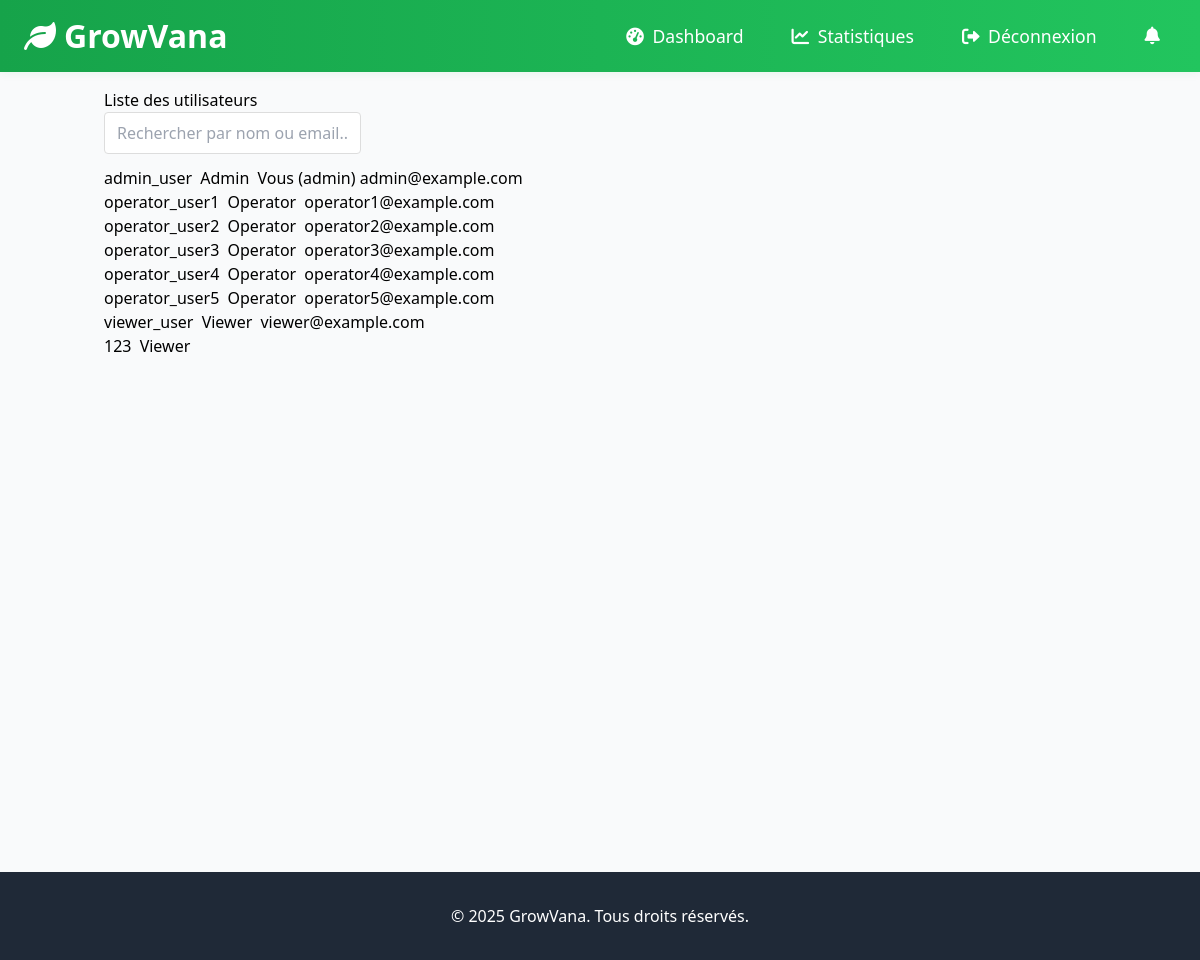
/dashboard/admin/users/ (signed in), run on the app's committed database.
### users/models.py (models this page shows, shortened)
class CustomUser(AbstractUser):
    ROLE_CHOICES = (
        ('admin', 'Admin'),
        ('operator', 'Operator'),
        ('viewer', 'Viewer'),
    )
    role = models.CharField(max_length=20, choices=ROLE_CHOICES, default='viewer')
    groups = models.ManyToManyField(
        'auth.Group',
        verbose_name='groups',
        blank=True,
        help_text='The groups this user belongs to. A user will get all permissions granted to each of their groups.',
        related_name="customuser_set",
        related_query_name="user",
    )
    user_permissions = models.ManyToManyField(
        'auth.Permission',
        verbose_name='user permissions',
        blank=True,
        help_text='Specific permissions for this user.',
        related_name="customuser_set",
        related_query_name="user",
    )

### dashboard/views.py (the view)
# urls.py: path('admin/users/', views.admin_user_list, name='admin_user_list'),
@login_required
def admin_user_list(request):
    user = request.user
    if not (hasattr(user, 'role') and user.role == 'admin'):
        return redirect('dashboard:home')
    users = CustomUser.objects.all()
    return render(request, 'dashboard/admin_user_list.html', {'users': users})

### dashboard/templates/dashboard/admin_user_list.html (shortened to what this page needs)
{% extends 'dashboard/base.html' %}
{% block dashboard_content %}
<h2>Liste des utilisateurs</h2>
<input type="text" id="userSearch" class="form-control mb-3" placeholder="Rechercher par nom ou email...">
<ul id="userList">
    {% for user in users %}
        <li data-username="{{ user.username|lower }}" data-email="{{ user.email|lower }}">
            <a href="{% url 'dashboard:admin_user_detail' user.id %}">
                {{ user.username }}
                <span class="badge bg-info text-dark mx-1">{{ user.role|capfirst }}</span>
                {% if user == request.user %}<span class="badge bg-warning text-dark">Vous (admin)</span>{% endif %}
                <span class="text-muted">{{ user.email }}</span>
            </a>
        </li>
    {% endfor %}
</ul>
{% endblock %}

### static/css/styles.css (style rules this page uses)
input[type="text"], input[type="email"], input[type="password"], select, textarea { transition: border-color 0.2s, box-shadow 0.2s; }
.form-control { border-radius: 4px; border: 1px solid #ddd; padding: 8px 12px; }

### data on the page
CustomUser: username "admin_user", role "Admin", shows "Vous (admin)", email "admin@example.com"
CustomUser: username "operator_user1", role "Operator", email "operator1@example.com"
CustomUser: username "operator_user2", role "Operator", email "operator2@example.com"
CustomUser: username "operator_user3", role "Operator", email "operator3@example.com"
CustomUser: username "operator_user4", role "Operator", email "operator4@example.com"
CustomUser: username "operator_user5", role "Operator", email "operator5@example.com"
CustomUser: username "viewer_user", role "Viewer", email "viewer@example.com"
CustomUser: username "123", role "Viewer"
